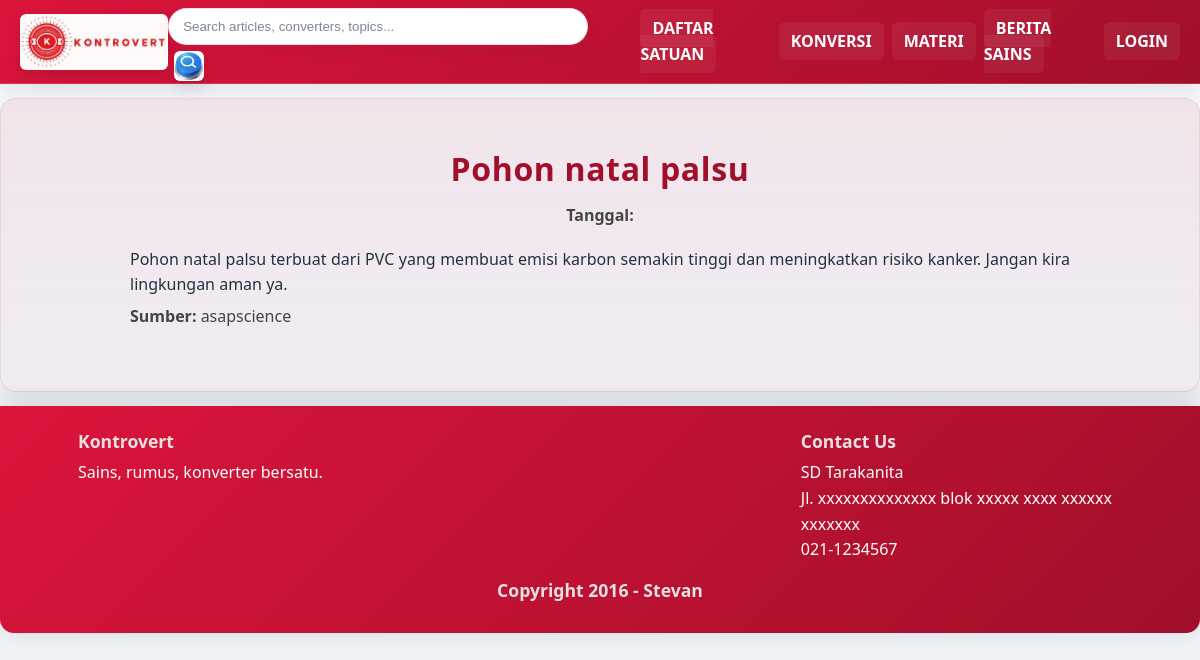
The page /beritaDetail.php?id=2 on the database as committed earlier.
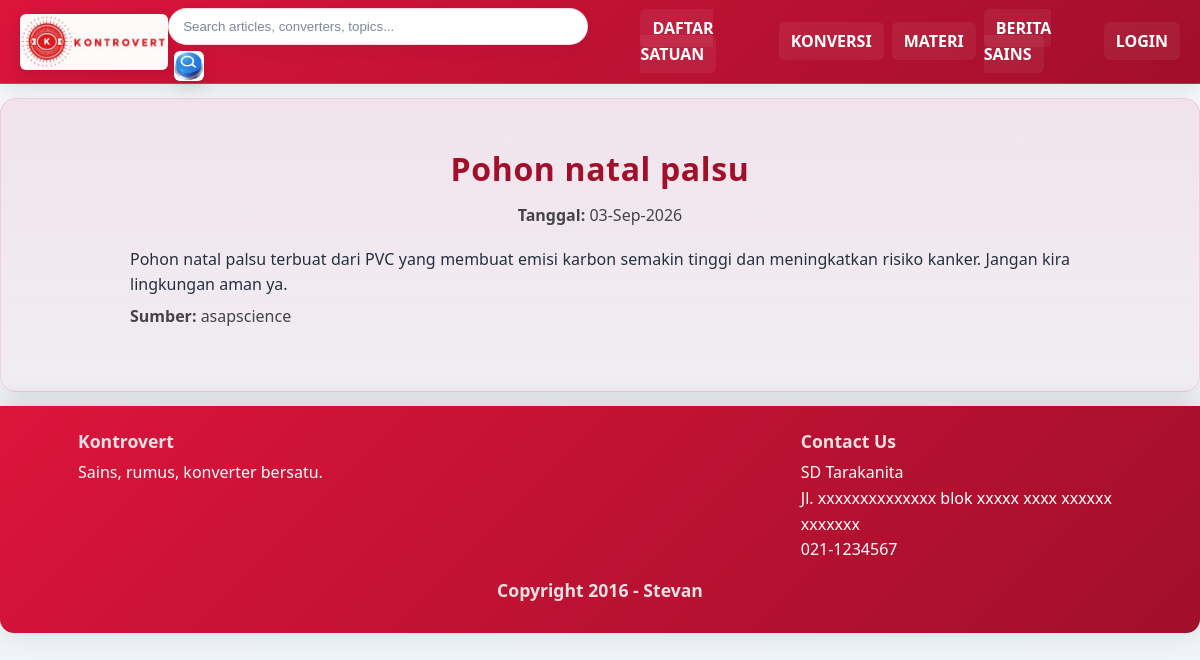
The same page on the database as committed later.
### tables this page shows
CREATE TABLE `articles` (
  `id` int(11) NOT NULL,
  `idTopik` int(10) NOT NULL,
  `idJenis` int(11) NOT NULL,
  `gambar` varchar(100) NOT NULL,
  `judul` varchar(100) NOT NULL,
  `isi` text NOT NULL,
  `sumber` varchar(100) NOT NULL,
  `tanggal` date NOT NULL DEFAULT current_timestamp(),
  `idMateri` int(10) DEFAULT NULL
);

### beritaDetail.php (the view, shortened to what this page needs)
<!DOCTYPE html>
<html>
	<head>
		<global-header></global-header>
	</head>
	<body>
		<div class="hero" role="banner">
			<div class="hero-inner">
				<?php
					include "db.inc.php";
					$id = isset($_GET['id']) ? (int) $_GET['id'] : 0;
					$sqlstr = "SELECT * FROM articles WHERE id='$id'";
					$hasil = mysqli_query($db, $sqlstr);
					$baris = mysqli_fetch_assoc($hasil);
					if(!$baris){
						echo "<div class='article'><p>Berita tidak tersedia</p></div>";
					}
					else {
						$judul = htmlspecialchars($baris['judul'], ENT_QUOTES, 'UTF-8');
						$tanggal = date_format(date_create($baris['tanggal']), "d-M-Y");
						$isi = nl2br(htmlspecialchars($baris['isi'], ENT_QUOTES, 'UTF-8'));
						echo "<article class='article'>";
						echo "<div class='title'><h3 class='page-title'>$judul</h3></div>";
						echo "<div class='meta'><p><strong>Tanggal:</strong> $tanggal</p></div>";
						echo "<div class='article-content'>";
						echo "<div class='article-body'>$isi</div>";
						if (!empty($baris['sumber'])) {
							$sumber = htmlspecialchars($baris['sumber'], ENT_QUOTES, 'UTF-8');
							echo "<div class='article-source'><p><strong>Sumber:</strong> $sumber</p></div>";
						}
						echo "</div></article>";
					}
				?>
			</div>
		</div>
		<footer id="footer" class="site-footer">
			<global-footer></global-footer>
		</footer>
	</body>
</html>

### penampilan.css (style rules this page uses)
:root { --crimson: #DC143C; --crimson-dark: #a10f2a; --muted: #f5f7fb; --surface: #ffffff; --surface-soft: #fcfdff; --text: #23313f; --text-muted: #5f6c7a; --accent: #993303; --border: #dce5ee; --shadow: rgba(35, 49, 63, 0.08); }
* { box-sizing:border-box }
html,body { height:100%; margin:0; font-family: "Segoe UI", Roboto, "Helvetica Neue", Arial, sans-serif; color:var(--text); background: linear-gradient(180deg, var(--muted) 0%, #eef3f7 100%); line-height: 1.6; }
.hero { max-width:1200px;margin:14px auto;padding:18px;border-radius:16px;background:linear-gradient(180deg,rgba(220,20,60,0.08),rgba(220,20,60,0.03));border:1px solid rgba(220,20,60,0.12);box-shadow:0 10px 24px var(--shadow); }
.hero-inner { padding:12px 18px }
.hero p { margin:6px 0 12px;color:#444 }
.page-title { margin:0 0 14px; font-size:clamp(2rem,2.25vw,2.8rem); letter-spacing:.02em; text-align:center;color:var(--crimson-dark); }
#footer { background:linear-gradient(135deg,var(--crimson),var(--crimson-dark)); color:#fff; padding:24px 28px; width:100%; clear:both; border-radius:0 0 14px 14px; box-shadow: 0 -3px 30px rgba(0,0,0,0.12); display:flex; flex-direction:column; }
h1,h2,h3,h4,h5,h6 { color:#661422;line-height:1.25 }
footer h1,h2,h3,h4,h5,h6 { color:#e9e1e2;line-height:1.25 }

### beritaDetail.php (style rules this page uses)
.article { max-width:980px; margin:0 auto; padding:20px; }
.article .title { text-align:center; margin-bottom:10px; }
.article .meta { text-align:center; color:#333; margin-bottom:18px; }
.article-content { overflow:hidden; }
.article-body { text-align:justify; line-height:1.6; }

Rows that differ between the two databases and show on the page:
changed articles "Pohon natal palsu": tanggal (not shown) → "03-Sep-2026"
